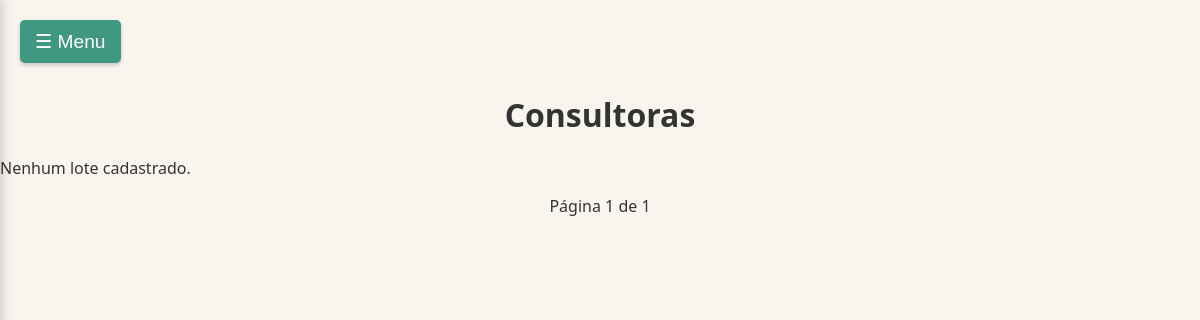
The page /maleta/ (signed in) on the database as committed earlier.
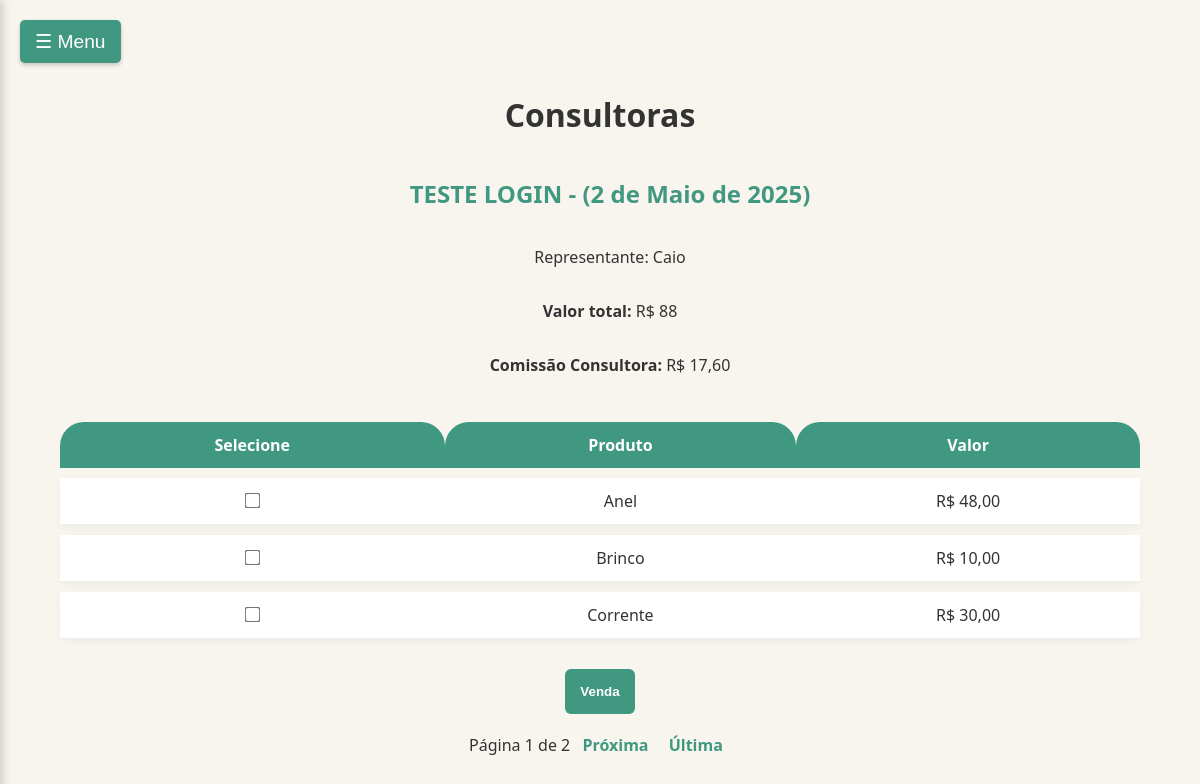
The same page on the database as committed later.
### vendedoras/models.py (models this page shows, shortened)
class Maleta(models.Model):
    nome = models.CharField(max_length=50, unique=True, verbose_name='Mostruario')
    consultora = models.ForeignKey(
        Representantes, on_delete=models.CASCADE, related_name='itens', verbose_name='Consultora')
    data_criacao = models.DateField(auto_now_add=True,verbose_name= 'Data de Saida')
    atualizacao = models.DateTimeField(auto_now=True, verbose_name='Atualizado em')
    def valor_total(self):
        return self.produtos.aggregate(total=models.Sum('valor'))['total'] or 0
    def valor_total_formatado(self):
        total = self.valor_total()
        if total is None:
            total = 0
        return mark_safe(f"R$ {total:,.2f}".replace(",", "X").replace(".", ".").replace("X", "."))
    valor_total_formatado.short_description = "VALOR TOTAL"
    def comissaoVendedora(self):
        total = self.valor_total()
        if total >=1000:
            porcentagem = Decimal('0.40')
        elif total >=500:
            porcentagem = Decimal('0.30')
        elif total <=499:
            porcentagem= Decimal('0.20')
        else:
            porcentagem = Decimal('0.00')#sem comissão
        return round(total * porcentagem, 2)
    class Meta:
        verbose_name ='Mostruario'

class Representantes(models.Model):
    nome = models.CharField(max_length=60)
    rg = models.CharField(max_length=20)
    cpf= models.CharField(max_length=14)
    email = models.EmailField(unique=True)
    telefone = models.CharField(max_length=20)
    telefone_2 = models.CharField(max_length=20, blank= True, null=True)
    instagram= models.CharField(max_length=30)
    data_criacao= models.DateField(auto_now_add=True,verbose_name= 'Data do cadastro')
    rua= models.CharField(max_length=50,blank= True, null=True)
    cep= models.CharField(max_length=20,blank= True, null=True)
    numero = models.IntegerField(blank= True, null=True)
    cidade= models.CharField(max_length=20,blank= True, null=True)
    bairro= models.CharField(max_length=20,blank= True, null=True)
    ativo=models.BooleanField(default=True,verbose_name= 'ATIVO')
    inativo=models.BooleanField(verbose_name= 'INATIVO')
    class Meta:
        verbose_name = 'Consultora'

class Produto(models.Model):
    tipos = models.ForeignKey(Produtos,on_delete=models.CASCADE,related_name='produtos')
    maleta = models.ForeignKey(
        Maleta, on_delete=models.CASCADE, related_name='produtos')
    valor = models.DecimalField(max_digits=8, decimal_places=2)

class Produtos(models.Model):
    nome = models.CharField(max_length=20,verbose_name='Peças')

### vendedoras/views.py (the view, shortened to what this page needs)
# urls.py: path('maleta/',maleta_view,name='produto_list'),
@login_required(login_url='login')
def maleta_view(request):
    if request.user.is_superuser:# Quem for admin, vai ter direito de visualizar todos os mostruarios, maletas e bag
        maleta = Maleta.objects.all()
        paginator = Paginator(maleta, 1)
        page_number = request.GET.get('page')
        maleta = paginator.get_page(page_number)
    return render(request, 'romaneio.html', {'maleta': maleta})

### vendedoras/templates/romaneio.html (shortened to what this page needs)
{% load static %}
<!DOCTYPE html>
<html lang="pt-br">
  <head>
    <link rel="stylesheet" href="{% static 'css/romaneio.css' %}" />
  </head>
  <body>
    <button id="menu-toggle" onclick="toggleSidebar()" class="menu-toggle">☰ Menu</button>
    <h1>Consultoras</h1>
    {% for lote in maleta %}
      <div id="titulo">
        <h2>{{ lote.nome }} - ({{ lote.data_criacao }})</h2>
        <p id="rep">Representante: {{ lote.consultora.nome }}</p>
        <p>
          <strong>Valor total:</strong> R$ {{ lote.valor_total }}
        </p>
        <p>
          <strong>Comissão Consultora:</strong> R$ {{ lote.comissaoVendedora }}
        </p>
      </div>
      <form method="post" action="{% url 'vendas_list' %}">
        <table>
          <thead>
            <tr>
              <th>Selecione</th>
              <th>Produto</th>
              <th class="valor">Valor</th>
            </tr>
          </thead>
          <tbody>
            {% for produto in lote.produtos.all %}
              <tr>
                <td>
                  <input type="checkbox" name="produtos_selecionados" value="{{ produto.id }}" />
                </td>
                <td>{{ produto.tipos.nome }}</td>
                <td class="valor">R$ {{ produto.valor }}</td>
              </tr>
            {% empty %}
              <tr>
                <td colspan="2">Nenhum produto neste lote.</td>
              </tr>
            {% endfor %}
          </tbody>
        </table>
        <button style="display: flex; justify-self: center; padding: 15px;" type="submit">Venda</button>
      </form>
    {% empty %}
      <p>Nenhum lote cadastrado.</p>
    {% endfor %}
    <div class="paginacao">
      <span>Página {{ maleta.number }} de {{ maleta.paginator.num_pages }}</span>
      {% if maleta.has_next %}
        <a href="?page={{ maleta.next_page_number }}">Próxima</a>
        <a href="?page={{ maleta.paginator.num_pages }}">Última</a>
      {% endif %}
    </div>
  </body>
</html>

### static/css/romaneio.css (style rules this page uses)
body { font-family: 'Segoe UI', Tahoma, Geneva, Verdana, sans-serif; margin: 0; background-color: #f8f5ef; color: #333; }
#titulo { display: flex; justify-self: center; flex-wrap: wrap; flex-direction: column; width: 700px; text-align: center; }
.menu-toggle { background-color: #419881; color: #fff; border: none; padding: 10px 16px; cursor: pointer; font-size: 16px; border-radius: 6px; margin: 20px; box-shadow: 0 2px 4px rgba(0, 0, 0, 0.2); }
h1 { text-align: center; margin-top: 30px; color: #333; }
h2 { color: #419881; margin-left: 20px; }
#rep, strong { margin-left: 20px; }
table { width: 90%; margin: 20px auto; border-collapse: separate; border-spacing: 0 10px; background: transparent; }
thead th { background-color: #419881; color: white; padding: 12px 16px; border-radius: 24px 24px 0 0; text-align: center; }
tbody tr { background-color: #fff; box-shadow: 0 2px 8px rgba(0, 0, 0, 0.05); border-radius: 8px; transition: box-shadow 0.3s ease; text-align: center; }
tbody td { padding: 12px 16px; border-bottom: 1px solid #eee; }
input[type="checkbox"] { transform: scale(1.2); accent-color: #419881; }
button[type="submit"] { margin: 20px; padding: 10px 16px; background-color: #419881; border: none; color: #fff; font-weight: bold; border-radius: 6px; cursor: pointer; }
.paginacao { text-align: center; margin-bottom: 40px; color: #333; }
.paginacao a { margin: 0 8px; text-decoration: none; color: #419881; font-weight: bold; }
.menu-toggle { top: 20px; background-color: #419881; color: white; border: none; padding: 10px 15px; font-size: 1.2rem; border-radius: 5px; cursor: pointer; }
@media (min-width: 769px) { .menu-toggle { display: block; } }

Rows that differ between the two databases and show on the page:
added Maleta: nome "TESTE LOGIN", data_criacao "2 de Maio de 2025", consultora.nome "Caio", valor_total "88", comissaoVendedora "17,60"
added Produto: tipos.nome "Anel", valor "48,00"
added Produto: tipos.nome "Brinco", valor "10,00"
added Produto: tipos.nome "Corrente", valor "30,00"
Other text that changed with them:
{{ maleta.paginator.num_pages }}: "1" → "2"
text no longer shown: "Nenhum lote cadastrado."
text now shown: "Próxima Última"
